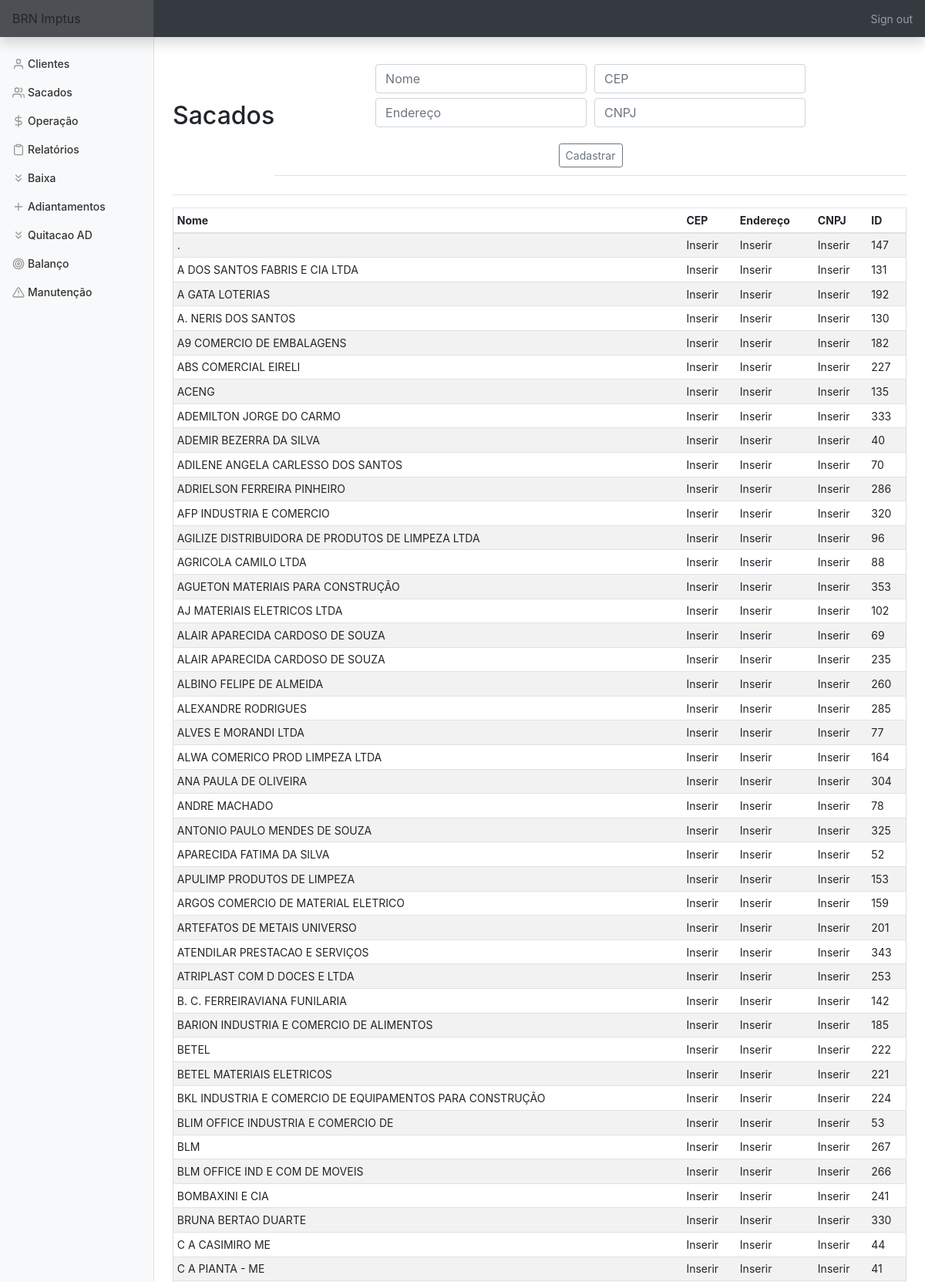
The page /sacados (signed in, upper part) on the database its author committed.
### tables this page shows
CREATE TABLE sacados (id INTEGER PRIMARY KEY AUTOINCREMENT NOT NULL,
						nome TEXT NOT NULL,
						cep TEXT NOT NULL,
						endereço TEXT NOT NULL, cnpj TEXT);

### app.py (the view, shortened to what this page needs)
@app.route('/sacados', methods=['GET', 'POST'])
@login_required
def sacados():
    con = sqlite3.connect(DATABASE)
    con.row_factory = sqlite3.Row
    cur = con.cursor()
    if request.method == 'GET':
        rows = cur.execute('SELECT * FROM sacados ORDER BY nome')
        rows = cur.fetchall()
        return render_template('sacados.html', rows=rows)

### app.py (called while the page is built)
@app.after_request
def after_request(response):
    response.headers["Cache-Control"] = "no-cache, no-store, must-revalidate"
    response.headers["Expires"] = 0
    response.headers["Pragma"] = "no-cache"
    return response

### helper.py (called while the page is built)
def login_required(f):
    @wraps(f)
    def decorated_function(*args, **kwargs):
        if session.get("user_id") is None:
            return redirect("/login")
        return f(*args, **kwargs)
    return decorated_function

### templates/sacados.html (shortened to what this page needs)
{% extends "layout.html" %}
{% block main %}
    <div class='d-flex justify-content-between flex-warp flex-md-nowrap align-items-center pt-3 pb-2 mb-3 border-bottom'>
        <h1 class='h2'>Sacados</h1>
        <div class='d-flex justify-content-between flex-warp flex-md-nowrap align-items-center pt-3 pb-2 mb-3 border-bottom'>
            <form action='sacados' method='POST'>
                <div class='form-group'>
                    <input name='nome' autofocus class='form-control' placeholder='Nome' type='text' required title='Insira o nome/razão social do sacado' alt='Insira o nome/razão social do sacado'>
                    <input name='cep' autofocus class='form-control' placeholder='CEP' type='number' title='Insira o cep do sacado' alt='Insira o cep do sacado'>
                    <input name='endereco' autofocus class='form-control' placeholder='Endereço' type='text' title='Insira o endereço do sacado' alt='Insira o endereço do sacado'>
                    <input name='cnpj' autofocus class='form-control' placeholder='CNPJ' type='text' title='Insira o cpf/cnpj do sacado' alt='Insira o cpf/cnpj do sacado'>
                </div>
                <button type='submit' class='btn btn-sm btn-outline-secondary'>Cadastrar</button>
            </form>
        </div>
    </div>
    <div class='table-responsive'>
        <table class='table table-striped table-sm'>
            <thead>
                <tr>
                    <th>Nome</th>
                    <th>CEP</th>
                    <th>Endereço</th>
                    <th>CNPJ</th>
                    <th>ID</th>
                </tr>
            </thead>
            <tbody>
                {% for row in rows %}
                    <tr>
                        <td>{{ row['nome'] }}</td>
                        <td>{{ row['cep'] }}</td>
                        <td>{{ row['endereço'] }}</td>
                        <td>{{ row['cnpj'] }}</td>
                        <td>{{ row['id'] }}</td>
                    </tr>
                {% endfor %}
            </tbody>
        </table>
    </div>
{% endblock %}

### static/styles.css (style rules this page uses)
main .form-control { display: inline-block; width: auto; margin: 3px; }
main table { text-align: left; border-collapse: collapse; border-spacing: 0; width: 100%; border: 1px solid #ddd; }
main table td, th { text-align: left; padding: 16px; }
button { margin: 2px; }
body { font-size: .875rem; height:100%; }

### rows shown on the page
sacados: nome ".", cep "Inserir", endereço "Inserir", cnpj "Inserir", id "147"
sacados: nome "A DOS SANTOS FABRIS E CIA LTDA", cep "Inserir", endereço "Inserir", cnpj "Inserir", id "131"
sacados: nome "A GATA LOTERIAS", cep "Inserir", endereço "Inserir", cnpj "Inserir", id "192"
sacados: nome "A. NERIS DOS SANTOS", cep "Inserir", endereço "Inserir", cnpj "Inserir", id "130"
sacados: nome "A9 COMERCIO DE EMBALAGENS", cep "Inserir", endereço "Inserir", cnpj "Inserir", id "182"
sacados: nome "ABS COMERCIAL EIRELI", cep "Inserir", endereço "Inserir", cnpj "Inserir", id "227"
sacados: nome "ACENG", cep "Inserir", endereço "Inserir", cnpj "Inserir", id "135"
sacados: nome "ADEMILTON JORGE DO CARMO", cep "Inserir", endereço "Inserir", cnpj "Inserir", id "333"
sacados: nome "ADEMIR BEZERRA DA SILVA", cep "Inserir", endereço "Inserir", cnpj "Inserir", id "40"
sacados: nome "ADILENE ANGELA CARLESSO DOS SANTOS", cep "Inserir", endereço "Inserir", cnpj "Inserir", id "70"
sacados: nome "ADRIELSON FERREIRA PINHEIRO", cep "Inserir", endereço "Inserir", cnpj "Inserir", id "286"
sacados: nome "AFP INDUSTRIA E COMERCIO", cep "Inserir", endereço "Inserir", cnpj "Inserir", id "320"
sacados: nome "AGILIZE DISTRIBUIDORA DE PRODUTOS DE LIMPEZA LTDA", cep "Inserir", endereço "Inserir", cnpj "Inserir", id "96"
sacados: nome "AGRICOLA CAMILO LTDA", cep "Inserir", endereço "Inserir", cnpj "Inserir", id "88"
sacados: nome "AGUETON MATERIAIS PARA CONSTRUÇÃO", cep "Inserir", endereço "Inserir", cnpj "Inserir", id "353"
sacados: nome "AJ MATERIAIS ELETRICOS LTDA", cep "Inserir", endereço "Inserir", cnpj "Inserir", id "102"
sacados: nome "ALAIR APARECIDA CARDOSO DE SOUZA", cep "Inserir", endereço "Inserir", cnpj "Inserir", id "69"
sacados: nome "ALAIR APARECIDA CARDOSO DE SOUZA", cep "Inserir", endereço "Inserir", cnpj "Inserir", id "235"
sacados: nome "ALBINO FELIPE DE ALMEIDA", cep "Inserir", endereço "Inserir", cnpj "Inserir", id "260"
sacados: nome "ALEXANDRE RODRIGUES", cep "Inserir", endereço "Inserir", cnpj "Inserir", id "285"
sacados: nome "ALVES E MORANDI LTDA", cep "Inserir", endereço "Inserir", cnpj "Inserir", id "77"
sacados: nome "ALWA COMERICO PROD LIMPEZA LTDA", cep "Inserir", endereço "Inserir", cnpj "Inserir", id "164"
sacados: nome "ANA PAULA DE OLIVEIRA", cep "Inserir", endereço "Inserir", cnpj "Inserir", id "304"
sacados: nome "ANDRE MACHADO", cep "Inserir", endereço "Inserir", cnpj "Inserir", id "78"
sacados: nome "ANTONIO PAULO MENDES DE SOUZA", cep "Inserir", endereço "Inserir", cnpj "Inserir", id "325"
sacados: nome "APARECIDA FATIMA DA SILVA", cep "Inserir", endereço "Inserir", cnpj "Inserir", id "52"
sacados: nome "APULIMP PRODUTOS DE LIMPEZA", cep "Inserir", endereço "Inserir", cnpj "Inserir", id "153"
sacados: nome "ARGOS COMERCIO DE MATERIAL ELETRICO", cep "Inserir", endereço "Inserir", cnpj "Inserir", id "159"
sacados: nome "ARTEFATOS DE METAIS UNIVERSO", cep "Inserir", endereço "Inserir", cnpj "Inserir", id "201"
sacados: nome "ATENDILAR PRESTACAO E SERVIÇOS", cep "Inserir", endereço "Inserir", cnpj "Inserir", id "343"
sacados: nome "ATRIPLAST COM D DOCES E LTDA", cep "Inserir", endereço "Inserir", cnpj "Inserir", id "253"
sacados: nome "B. C. FERREIRAVIANA FUNILARIA", cep "Inserir", endereço "Inserir", cnpj "Inserir", id "142"
sacados: nome "BARION INDUSTRIA E COMERCIO DE ALIMENTOS", cep "Inserir", endereço "Inserir", cnpj "Inserir", id "185"
sacados: nome "BETEL", cep "Inserir", endereço "Inserir", cnpj "Inserir", id "222"
sacados: nome "BETEL MATERIAIS ELETRICOS", cep "Inserir", endereço "Inserir", cnpj "Inserir", id "221"
sacados: nome "BKL INDUSTRIA E COMERCIO DE EQUIPAMENTOS PARA CONSTRUÇÃO", cep "Inserir", endereço "Inserir", cnpj "Inserir", id "224"
sacados: nome "BLIM OFFICE INDUSTRIA E COMERCIO DE", cep "Inserir", endereço "Inserir", cnpj "Inserir", id "53"
sacados: nome "BLM", cep "Inserir", endereço "Inserir", cnpj "Inserir", id "267"
sacados: nome "BLM OFFICE IND E COM DE MOVEIS", cep "Inserir", endereço "Inserir", cnpj "Inserir", id "266"
sacados: nome "BOMBAXINI E CIA", cep "Inserir", endereço "Inserir", cnpj "Inserir", id "241"
sacados: nome "BRUNA BERTAO DUARTE", cep "Inserir", endereço "Inserir", cnpj "Inserir", id "330"
sacados: nome "C A CASIMIRO ME", cep "Inserir", endereço "Inserir", cnpj "Inserir", id "44"
sacados: nome "C A PIANTA - ME", cep "Inserir", endereço "Inserir", cnpj "Inserir", id "41"
